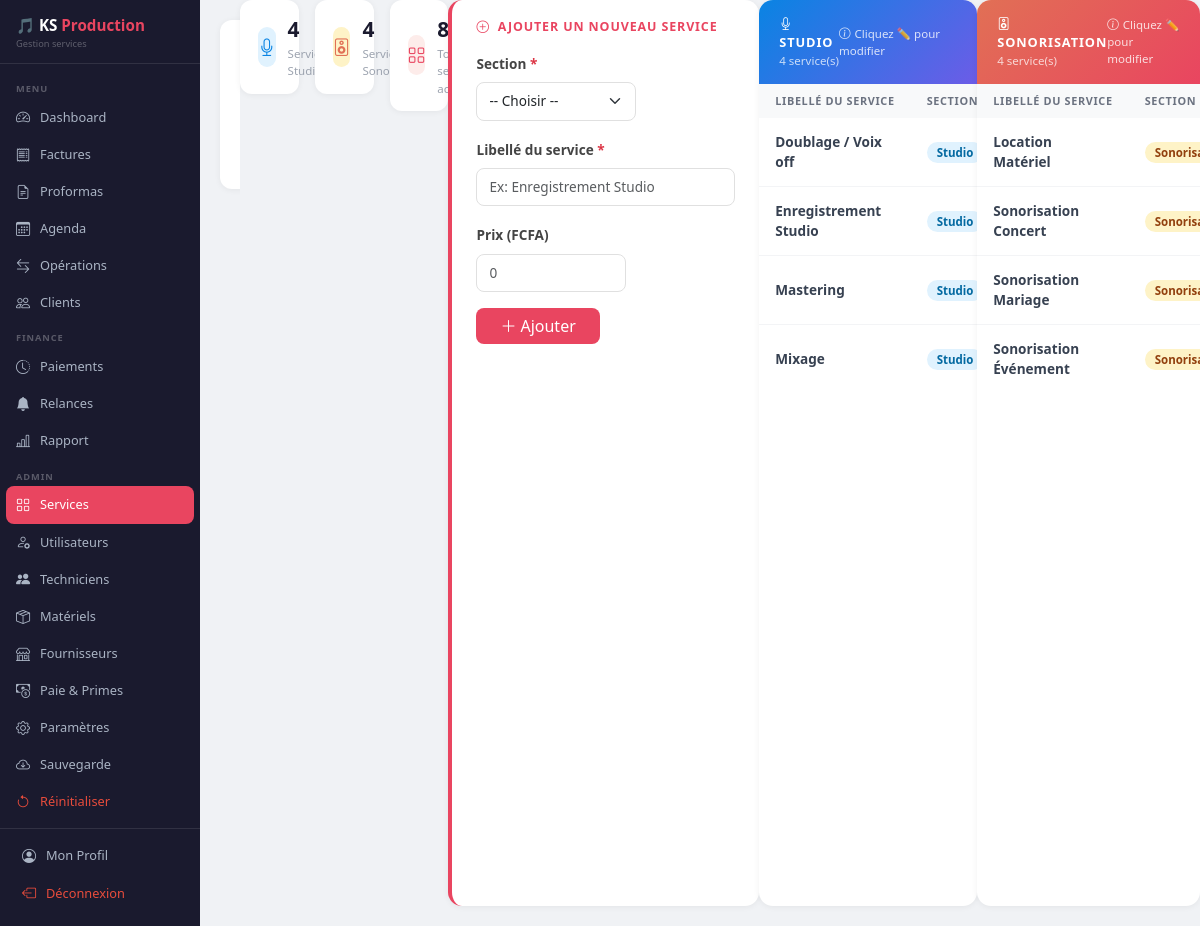
The app's page /services (signed in), older data.
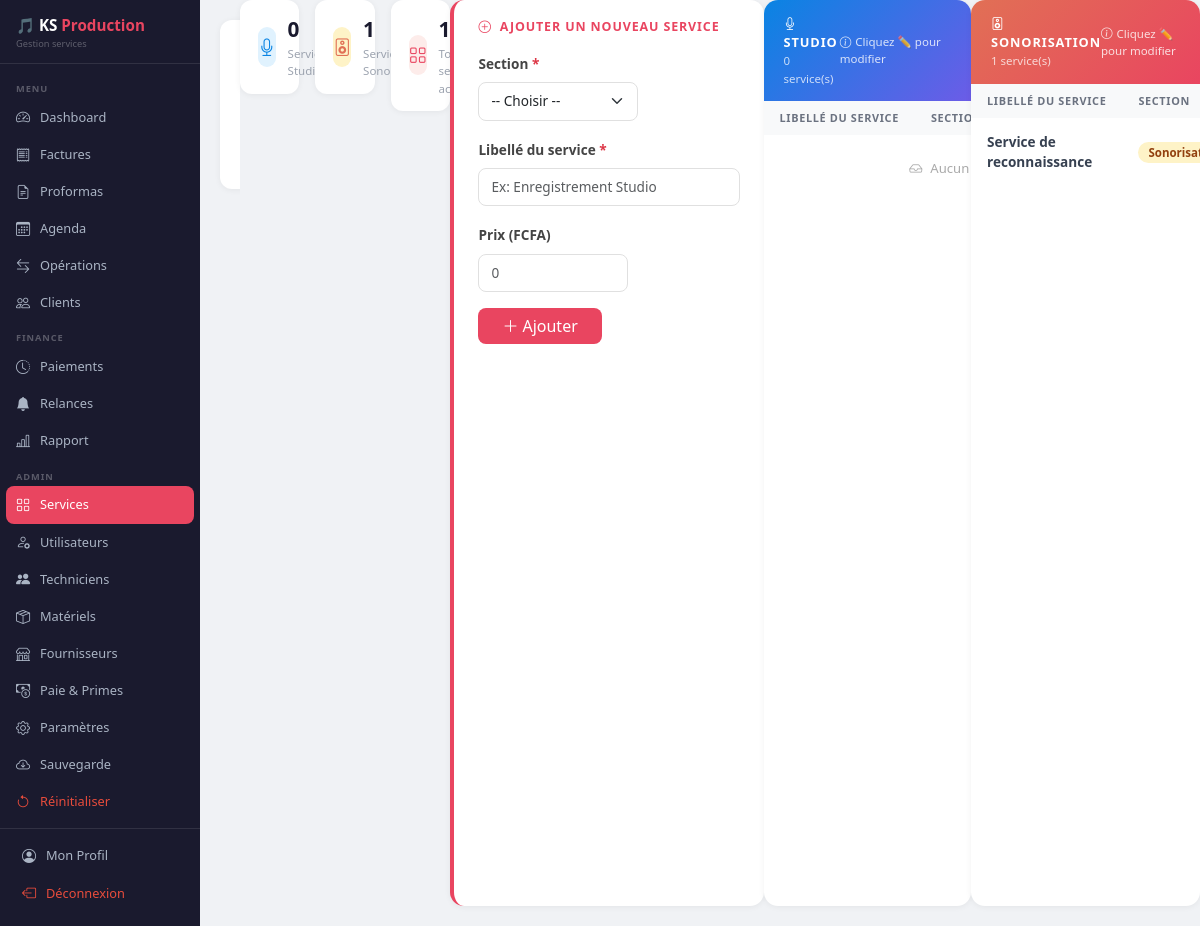
The same page, newer data.
### database.py (models this page shows)
class Service(db.Model):
    __tablename__ = 'services'
    id      = db.Column(db.Integer, primary_key=True)
    section = db.Column(db.String(50), nullable=False)
    libelle = db.Column(db.String(200), nullable=False)
    prix    = db.Column(db.Float, default=0)
    actif   = db.Column(db.Boolean, default=True)

### app.py (the view)
@app.route('/services')
def liste_services():
    if 'username' not in session: return redirect(url_for('login'))
    if session['role'] not in ['Administrateur', 'Caissier']:
        flash('Accès refusé.', 'danger'); return redirect(url_for('dashboard'))
    return render_template('services.html',
        username=session['username'], role=session['role'],
        services_studio=Service.query.filter_by(section='Studio', actif=True).order_by(Service.libelle).all(),
        services_sono=Service.query.filter_by(section='Sonorisation', actif=True).order_by(Service.libelle).all(),
        services_autres=Service.query.filter(Service.section.notin_(['Studio','Sonorisation']), Service.actif==True).order_by(Service.libelle).all(),
        total=Service.query.filter_by(actif=True).count(),
    )

### templates/services.html (shortened to what the changed rows need)
<!DOCTYPE html>
<html lang="fr">
<head>
    <link href="https://cdn.jsdelivr.net/npm/bootstrap@5.3.0/dist/css/bootstrap.min.css" rel="stylesheet">
    <link href="https://cdn.jsdelivr.net/npm/bootstrap-icons@1.10.5/font/bootstrap-icons.css" rel="stylesheet">
</head>
<body>
<div class="main-content">
    <div class="row g-3 mb-4">
        <div class="col-md-4">
            <div class="stat-svc">
                <div>
                    <div class="val">{{ services_studio|length }}</div>
                    <div class="lbl">Services Studio</div>
                </div>
            </div>
        </div>
        <div class="col-md-4">
            <div class="stat-svc">
                <div>
                    <div class="val">{{ services_sono|length }}</div>
                    <div class="lbl">Services Sonorisation</div>
                </div>
            </div>
        </div>
        <div class="col-md-4">
            <div class="stat-svc">
                <div>
                    <div class="val">{{ total }}</div>
                    <div class="lbl">Total services actifs</div>
                </div>
            </div>
        </div>
    </div>
    <div class="section-card">
        <div class="section-header studio">
            <div>
                <div class="s-title"><i class="bi bi-mic me-2"></i>Studio</div>
                <div class="s-count">{{ services_studio|length }} service(s)</div>
            </div>
        </div>
        <table class="svc-table">
            <thead>
                <tr>
                    <th class="col-libelle">Libellé du service</th>
                    <th class="col-section">Section</th>
                </tr>
            </thead>
            <tbody>
                {% for svc in services_studio %}
                <tr>
                    <td><strong>{{ svc.libelle }}</strong></td>
                    <td><span class="section-pill pill-studio">Studio</span></td>
                </tr>
                {% else %}
                <tr><td colspan="4" style="text-align:center;padding:24px;color:#aaa;font-size:.82rem;">
                    <i class="bi bi-inbox me-2"></i>Aucun service Studio
                </td></tr>
                {% endfor %}
            </tbody>
        </table>
    </div>
    <div class="section-card">
        <div class="section-header sono">
            <div>
                <div class="s-title"><i class="bi bi-speaker me-2"></i>Sonorisation</div>
                <div class="s-count">{{ services_sono|length }} service(s)</div>
            </div>
        </div>
        <table class="svc-table">
            <thead>
                <tr>
                    <th class="col-libelle">Libellé du service</th>
                    <th class="col-section">Section</th>
                </tr>
            </thead>
            <tbody>
                {% for svc in services_sono %}
                <tr>
                    <td><strong>{{ svc.libelle }}</strong></td>
                    <td><span class="section-pill pill-sono">Sonorisation</span></td>
                </tr>
                {% else %}
                <tr><td colspan="4" style="text-align:center;padding:24px;color:#aaa;font-size:.82rem;">
                    <i class="bi bi-inbox me-2"></i>Aucun service Sonorisation
                </td></tr>
                {% endfor %}
            </tbody>
        </table>
    </div>
</div>
</body>
</html>

Row changes from the older to the newer data that the page shows:
removed Service: libelle "Doublage / Voix off"
removed Service: libelle "Enregistrement Studio"
removed Service: libelle "Mastering"
removed Service: libelle "Mixage"
removed Service: libelle "Location Matériel"
removed Service: libelle "Sonorisation Concert"
removed Service: libelle "Sonorisation Mariage"
removed Service: libelle "Sonorisation Événement"
added Service: libelle "Service de reconnaissance"
Text that changed along with them:
{{ services_studio|length }}: "4" → "0"
{{ services_sono|length }}: "4" → "1"
{{ total }}: "8" → "1"
text now shown: "Aucun…"
